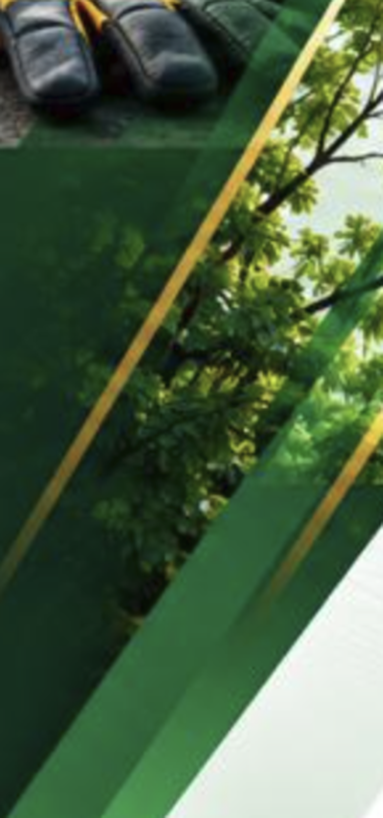
#> input picture scripts/certificate-art/source/foliage.png, 765 x 1635 px (shown at 1/2 size)
$ python build-panel-ribbons.py
#> lines starting #> are read from the running program, lines starting #| are printed output that depends on the picture; after the words box and inside, x2 and y2 are one past the last pixel; in counts of white or black regions, pixels touching at a corner belong together
"""Variant B left panel: the client's layered-ribbon composition.

Variant A dissolves one photograph into a green field. This one matches the
inspiration artwork instead — a framed photo block above a dark green field,
with a foliage band and stepped green/gold ribbons fanning out to the right.

The trap here is mud: translucent ribbons stacked over a photograph grey each
other out. Every band below is drawn opaque against the base, and the
photograph keeps a crisp edge, which is what makes the original read cleanly.

Run: yarn script:certificate:panel-ribbons
"""
from __future__ import annotations

import os

import numpy as np
from PIL import Image, ImageDraw

HERE = os.path.dirname(os.path.abspath(__file__))
ART = os.path.join(HERE, 'source')

SCALE = 2
PANEL_W, PANEL_H = 700, 1098
SLOPE = 0.22
DX = SLOPE * PANEL_H
W, H = PANEL_W * SCALE, PANEL_H * SCALE

PHOTO_BOTTOM = 472.0     # hard edge, as in the reference
PHOTO_RIGHT_TOP = 436.0


def s(v: float) -> int:
    return int(round(v * SCALE))


def band_poly(x_top: float, width: float) -> list[tuple[int, int]]:
    return [
        (s(x_top), 0),
        (s(x_top + width), 0),
        (s(x_top + width - DX), H),
        (s(x_top - DX), H),
    ]


def mask_from(points: list[tuple[int, int]]) -> Image.Image:
    m = Image.new('L', (W, H), 0)
    ImageDraw.Draw(m).polygon(points, fill=255)
    return m


def vertical_gradient(stops: list[tuple[float, tuple[int, int, int]]]) -> Image.Image:
    ys = np.linspace(0.0, 1.0, H)
    pos = np.array([p for p, _ in stops])
    out = np.zeros((H, 3))
    for ch in range(3):
        out[:, ch] = np.interp(ys, pos, [c[ch] for _, c in stops])
    return Image.fromarray(
        np.repeat(out[:, None, :], W, axis=1).astype(np.uint8), 'RGB')


def cover(path: str, box_w: int, box_h: int, anchor: float = 0.5) -> Image.Image:
    im = Image.open(path).convert('RGB')
    scale = max(box_w / im.width, box_h / im.height)
    im = im.resize((max(1, int(im.width * scale)), max(1, int(im.height * scale))),
                   Image.LANCZOS)
    left = (im.width - box_w) // 2
    top = int((im.height - box_h) * anchor)
    return im.crop((left, top, left + box_w, top + box_h))


def tint(im: Image.Image, rgb: tuple[int, int, int], amount: float) -> Image.Image:
    layer = Image.new('RGB', im.size, rgb)
    return Image.blend(im, layer, amount)


def build() -> Image.Image:
    canvas = Image.new('RGB', (W, H), (255, 255, 255))
#> canvas: PIL image 1400x2196 RGB; every value is 255

    # 1. Dark green field, bounded right by the outermost diagonal.
    base = vertical_gradient([
        (0.00, (30, 70, 46)),
        (0.55, (19, 48, 31)),
        (1.00, (10, 28, 18)),
    ])
    canvas.paste(base, (0, 0), mask_from(
        [(0, 0), (s(660), 0), (s(660 - DX), H), (0, H)]))
#> in mask_from, `m = Image.new('L', (W, H), 0)`: m: PIL image 1400x2196 L; every value is 0
#> in mask_from, `ImageDraw.Draw(m).polygon(points, fill=255)`:
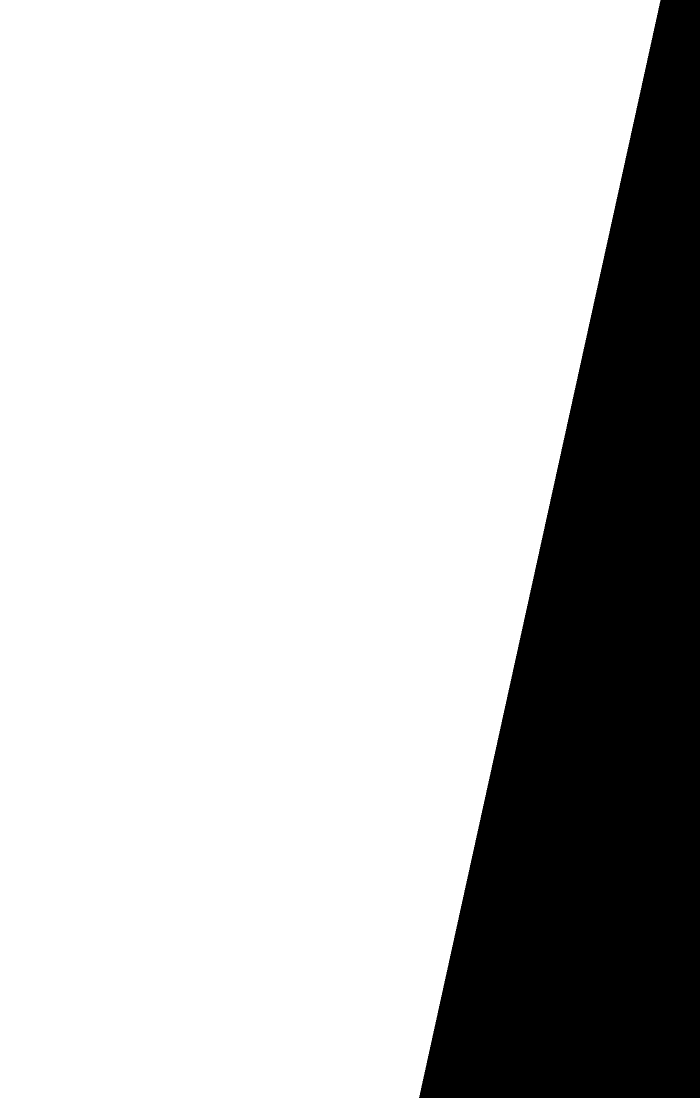
#> m: PIL image 1400x2196 L (shown at 1/2 size); 77.1% white; 1 black region, box (x1, y1, x2, y2) and area: (838, 0, 1400, 2196) 703578

    # 2. Foliage band — opaque, so it stays a band and not a smear.
    foliage = cover(os.path.join(ART, 'foliage.png'), W, H, 0.45)
#> in cover, im is the input picture: PIL image 765x1635 RGB; mean R, G, B 74.6, 97.6, 67.6
    foliage = tint(foliage, (18, 52, 32), 0.22)
#> in tint, `return Image.blend(im, layer, amount)`:
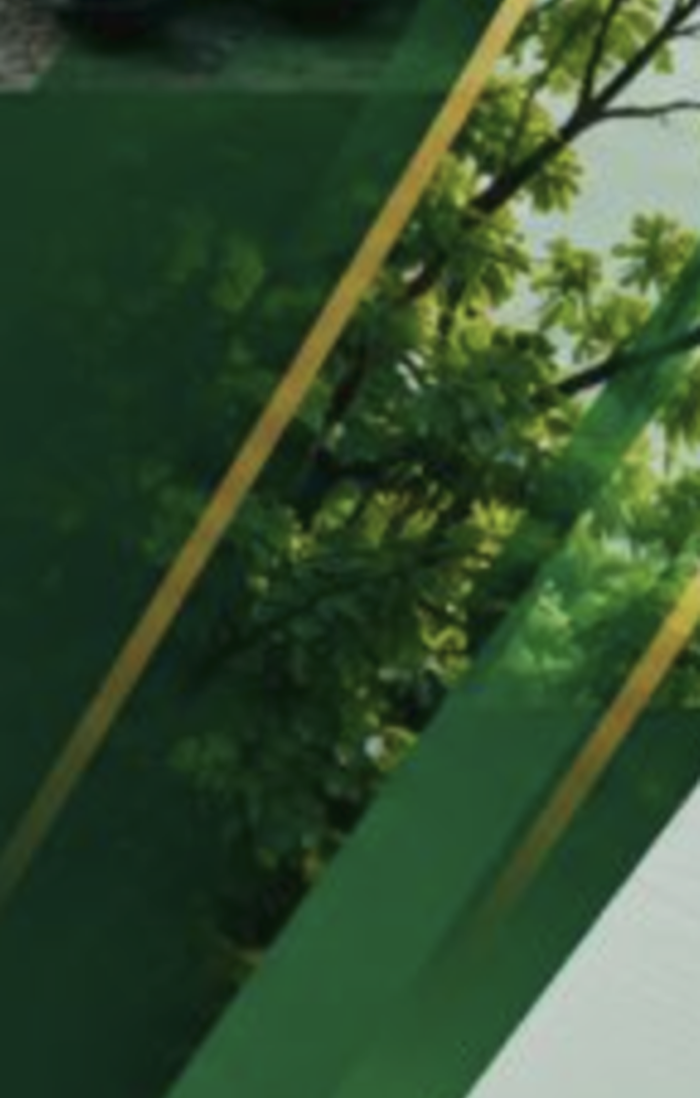
#> returned value: PIL image 1400x2196 RGB (shown at 1/2 size); mean R, G, B 52.9, 78.7, 48.9
    canvas.paste(foliage, (0, 0), mask_from(band_poly(436, 136)))
#> in mask_from (call 2), `ImageDraw.Draw(m).polygon(points, fill=255)`: m: PIL image 1400x2196 L; 19.5% white; 1 white region, box (x1, y1, x2, y2) and area: (389, 0, 1145, 2196) 599505

    # 3. Stepped green ribbons and the gold stripe.
    for x_top, width, stops in (
        (572, 34, [(0.0, (74, 132, 90)), (1.0, (36, 84, 54))]),
        (620, 40, [(0.0, (120, 172, 132)), (1.0, (62, 118, 78))]),
    ):
        canvas.paste(vertical_gradient(stops), (0, 0), mask_from(band_poly(x_top, width)))

    gold = vertical_gradient([
        (0.00, (150, 116, 40)),
        (0.30, (240, 218, 144)),
        (0.65, (198, 152, 62)),
        (1.00, (146, 110, 38)),
    ])
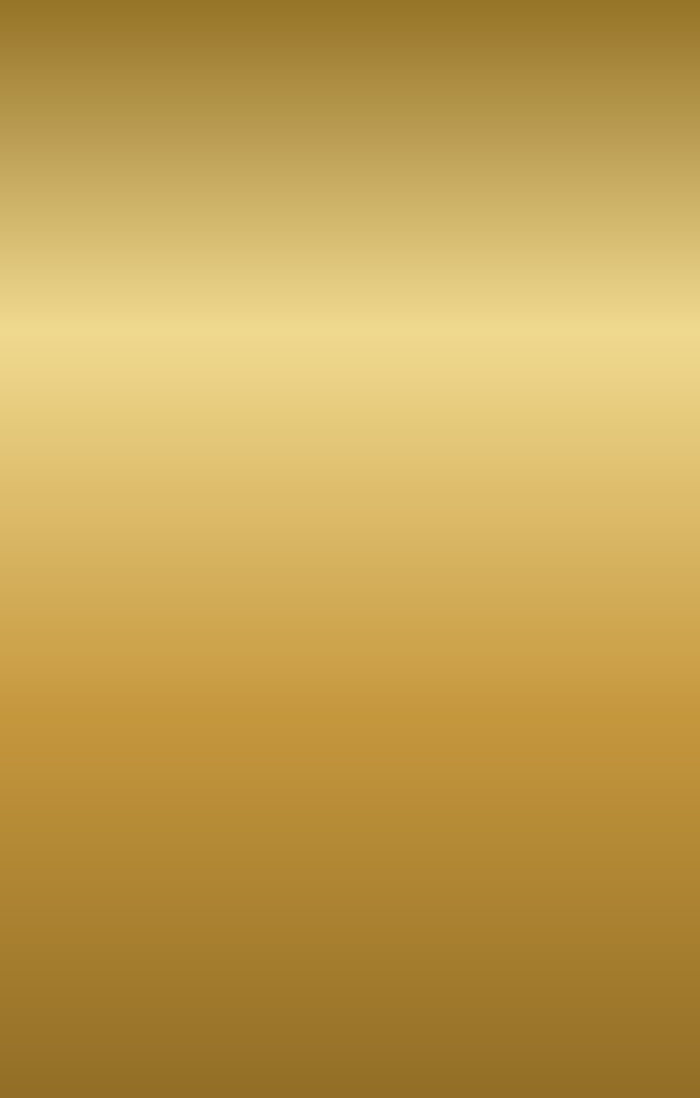
#> gold: PIL image 1400x2196 RGB (shown at 1/2 size); mean R, G, B 194.8, 160.2, 80.6
    canvas.paste(gold, (0, 0), mask_from(band_poly(606, 14)))
#> in mask_from (call 5), `ImageDraw.Draw(m).polygon(points, fill=255)`: m: PIL image 1400x2196 L; 2.1% white; 1 white region, box (x1, y1, x2, y2) and area: (729, 0, 1241, 2196) 63681

    # 4. Photo block, crisp edged, sitting on top of the field.
    photo_poly = [
        (0, 0),
        (s(PHOTO_RIGHT_TOP), 0),
        (s(PHOTO_RIGHT_TOP - SLOPE * PHOTO_BOTTOM), s(PHOTO_BOTTOM)),
        (0, s(PHOTO_BOTTOM)),
    ]
    # Cover the photo BLOCK, not the whole panel — the block's 0.92 aspect is
    # almost exactly the source's, so the full scene survives with no crop.
    photo = cover(os.path.join(ART, 'construction.png'),
                  s(PHOTO_RIGHT_TOP), s(PHOTO_BOTTOM), 0.5)
#> call 2 of cover, with box_w = 872, box_h = 944, anchor = 0.5
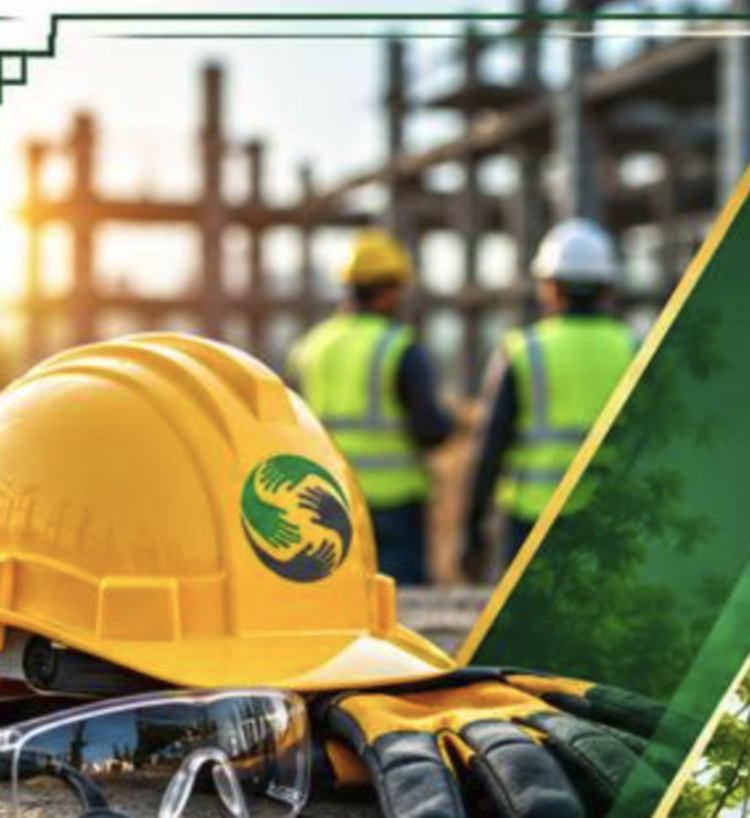
#> input picture scripts/certificate-art/source/construction.png, 1500 x 1635 px (shown at 1/2 size)
#> in cover, im is the input picture: PIL image 1500x1635 RGB; mean R, G, B 141.5, 136.1, 96.8
    layer = Image.new('RGB', (W, H), (255, 255, 255))
    layer.paste(photo, (0, 0))
    canvas.paste(layer, (0, 0), mask_from(photo_poly))
#> in mask_from (call 6), `ImageDraw.Draw(m).polygon(points, fill=255)`:
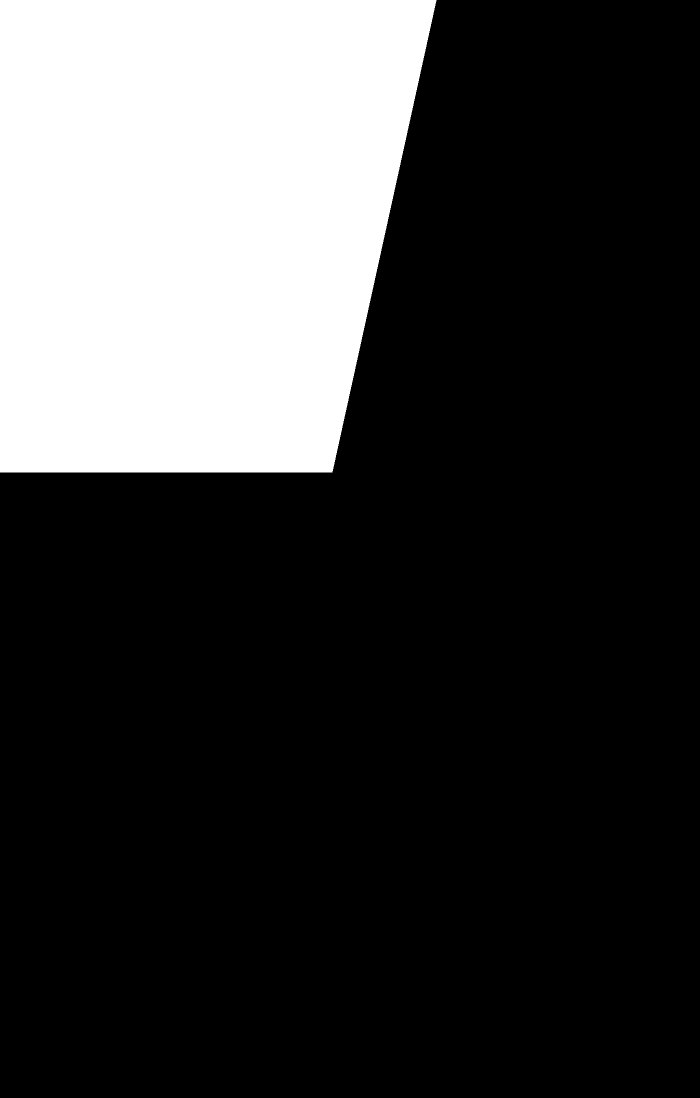
#> m: PIL image 1400x2196 L (shown at 1/2 size); 23.6% white; 1 white region, box (x1, y1, x2, y2) and area: (0, 0, 873, 945) 726705
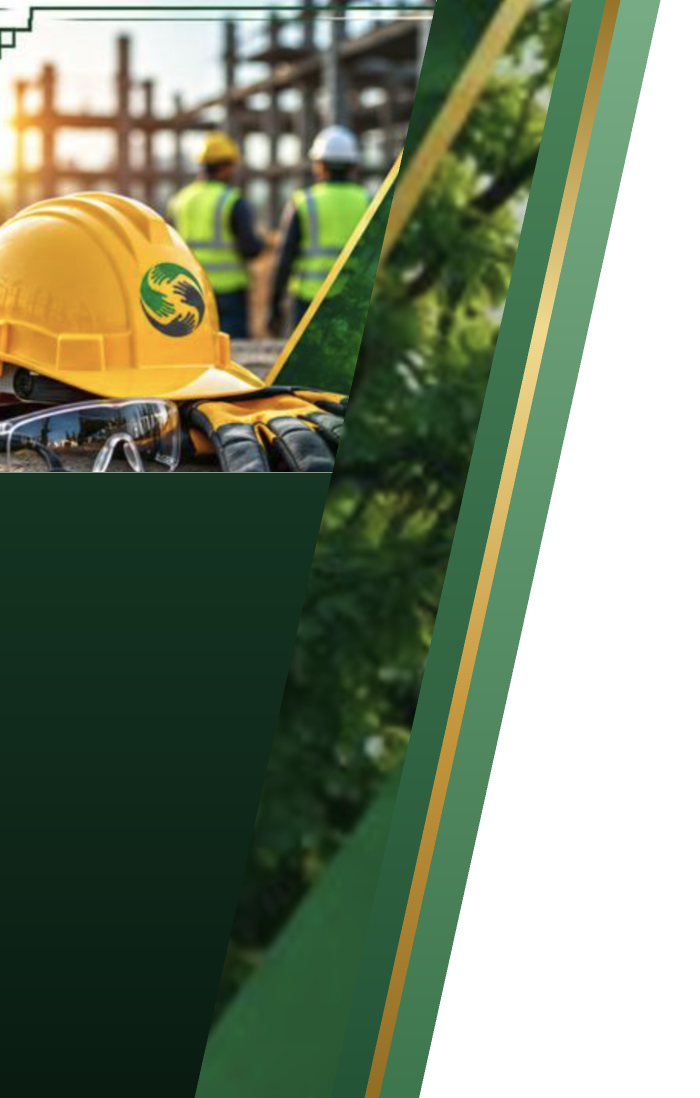
#> canvas: PIL image 1400x2196 RGB (shown at 1/2 size); mean R, G, B 119.2, 131.7, 106.6

    # 5. Pale keyline just inside the photo, as in the reference.
    draw = ImageDraw.Draw(canvas)
    inset = s(11)
    frame = [
        (inset, inset),
        (s(PHOTO_RIGHT_TOP) - inset, inset),
        (s(PHOTO_RIGHT_TOP - SLOPE * PHOTO_BOTTOM) - inset, s(PHOTO_BOTTOM) - inset),
        (inset, s(PHOTO_BOTTOM) - inset),
    ]
    draw.line(frame + [frame[0]], fill=(236, 240, 232), width=s(1.6))

    # 6. Gold hairline down the photo's diagonal edge.
    draw.line(
        [(s(PHOTO_RIGHT_TOP), 0),
         (s(PHOTO_RIGHT_TOP - SLOPE * PHOTO_BOTTOM), s(PHOTO_BOTTOM))],
        fill=(214, 184, 108), width=s(2.2),
    )

    return canvas


if __name__ == '__main__':
    img = build()
    out = os.path.join(ART, 'panel-ribbons.jpg')
    img.save(out, 'JPEG', quality=88, subsampling=1, optimize=True)
    print(f'panel-ribbons.jpg {img.size[0]}x{img.size[1]} '
          f'{os.path.getsize(out) // 1024} KB')
#| panel-ribbons.jpg 1400x2196 236 KB

    preview = os.environ.get('SCRATCH')
    if preview:
        img.resize((PANEL_W // 2, PANEL_H // 2), Image.LANCZOS).save(
            os.path.join(preview, 'peek-panel-ribbons.png'))
